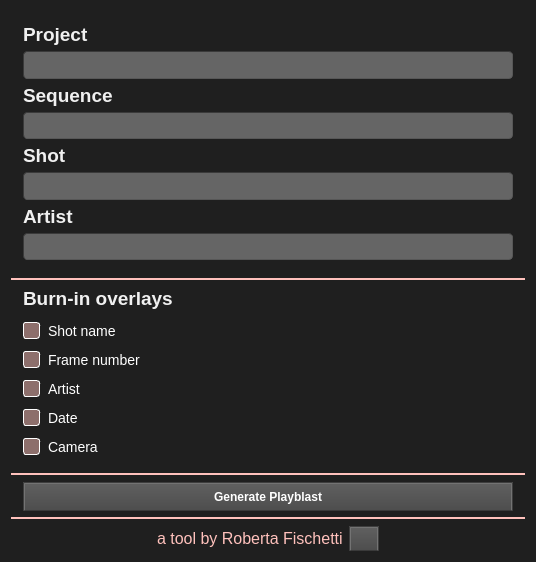
<?xml version="1.0" encoding="UTF-8"?>
<ui version="4.0">
 <class>wg_playblastManager</class>
 <widget class="QWidget" name="wg_playblastManager">
  <property name="geometry">
   <rect>
    <x>0</x>
    <y>0</y>
    <width>536</width>
    <height>562</height>
   </rect>
  </property>
  <property name="maximumSize">
   <size>
    <width>600</width>
    <height>600</height>
   </size>
  </property>
  <property name="font">
   <font>
    <family>Tahoma</family>
    <pointsize>13</pointsize>
   </font>
  </property>
  <property name="windowTitle">
   <string>Playblast Manager</string>
  </property>
  <property name="styleSheet">
   <string notr="true">/*
Dark Console Style Sheet for QT Applications
Author: Jaime A. Quiroga P.
Company: GTRONICK
Last updated: 24/05/2018, 17:12.
Available at: https://github.com/GTRONICK/QSS/blob/master/ConsoleStyle.qss
*/
QWidget {
	
	background-color: rgb(31, 31, 31);
	color: rgb(240, 240, 240);
	border-color: rgb(58, 58, 58);
}

QPlainTextEdit {
	background-color:rgb(0, 0, 0);
	color: rgb(200, 200, 200);
	selection-background-color: rgb(255, 153, 0);
	selection-color: rgb(0, 0, 0);
}

QTabWidget::pane {
    	border-top: 1px solid #000000;
}

QTabBar::tab {
 	background-color:rgb(0, 0, 0);
 	border-style: outset;
	border-width: 1px;
	border-right-color: qlineargradient(spread:pad, x1:0.4, y1:0.5, x2:0.6, y2:0.5, stop:0 rgba(115, 115, 115, 255), stop:1 rgba(62, 62, 62, 255));
	border-left-color: qlineargradient(spread:pad, x1:0.6, y1:0.5, x2:0.4, y2:0.5, stop:0 rgba(115, 115, 115, 255), stop:1 rgba(62, 62, 62, 255));
  border-bottom-color: rgb(58, 58, 58);
	border-bottom-width: 1px;
	border-top-width: 0px;
	border-style: solid;
	color: rgb(255, 153, 0);
	padding: 4px;
}

QTabBar::tab:selected, QTabBar::tab:hover {
   color: rgb(255, 255, 255);
   background-color:rgb(0, 0, 0);
   border-color:rgb(42, 42, 42);
   margin-left: 0px;
   margin-right: 0px;
   border-bottom-right-radius:4px;
   border-bottom-left-radius:4px;
}

QTabBar::tab:last:selected {
  background-color:rgb(0, 0, 0);
	border-color:rgb(42, 42, 42);
	margin-left: 0px;
  	margin-right: 0px;
	border-bottom-right-radius:4px;
	border-bottom-left-radius:4px;
}

QTabBar::tab:!selected {
   margin-bottom: 4px;
   border-bottom-right-radius:4px;
   border-bottom-left-radius:4px;
}

QPushButton{
	border-style: outset;
	border-width: 2px;
	border-top-color: qlineargradient(spread:pad, x1:0.5, y1:0.6, x2:0.5, y2:0.4, stop:0 rgba(115, 115, 115, 255), stop:1 rgba(62, 62, 62, 255));
	border-right-color: qlineargradient(spread:pad, x1:0.4, y1:0.5, x2:0.6, y2:0.5, stop:0 rgba(115, 115, 115, 255), stop:1 rgba(62, 62, 62, 255));
	border-left-color: qlineargradient(spread:pad, x1:0.6, y1:0.5, x2:0.4, y2:0.5, stop:0 rgba(115, 115, 115, 255), stop:1 rgba(62, 62, 62, 255));
	border-bottom-color: rgb(58, 58, 58);
	border-bottom-width: 1px;
	border-style: solid;
	color: rgb(255, 255, 255);
	padding: 6px;
	background-color: qlineargradient(spread:pad, x1:0.5, y1:1, x2:0.5, y2:0, stop:0 rgba(77, 77, 77, 255), stop:1 rgba(97, 97, 97, 255));
}

QPushButton:hover{
	border-style: outset;
	border-width: 2px;
	border-top-color: qlineargradient(spread:pad, x1:0.5, y1:0.6, x2:0.5, y2:0.4, stop:0 rgba(180, 180, 180, 255), stop:1 rgba(110, 110, 110, 255));
	border-right-color: qlineargradient(spread:pad, x1:0.4, y1:0.5, x2:0.6, y2:0.5, stop:0 rgba(180, 180, 180, 255), stop:1 rgba(110, 110, 110, 255));
	border-left-color: qlineargradient(spread:pad, x1:0.6, y1:0.5, x2:0.4, y2:0.5, stop:0 rgba(180, 180, 180, 255), stop:1 rgba(110, 110, 110, 255));
	border-bottom-color: rgb(115, 115, 115);
	border-bottom-width: 1px;
	border-style: solid;
	color: rgb(255, 255, 255);
	padding: 6px;
	background-color: qlineargradient(spread:pad, x1:0.5, y1:1, x2:0.5, y2:0, stop:0 rgba(107, 107, 107, 255), stop:1 rgba(157, 157, 157, 255));
}

QPushButton:pressed{
	border-style: outset;
	border-width: 2px;
	border-top-color: qlineargradient(spread:pad, x1:0.5, y1:0.6, x2:0.5, y2:0.4, stop:0 rgba(62, 62, 62, 255), stop:1 rgba(22, 22, 22, 255));
	border-right-color: qlineargradient(spread:pad, x1:0.4, y1:0.5, x2:0.6, y2:0.5, stop:0 rgba(115, 115, 115, 255), stop:1 rgba(62, 62, 62, 255));
	border-left-color: qlineargradient(spread:pad, x1:0.6, y1:0.5, x2:0.4, y2:0.5, stop:0 rgba(115, 115, 115, 255), stop:1 rgba(62, 62, 62, 255));
	border-bottom-color: rgb(58, 58, 58);
	border-bottom-width: 1px;
	border-style: solid;
	color: rgb(255, 255, 255);
	padding: 6px;
	background-color: qlineargradient(spread:pad, x1:0.5, y1:1, x2:0.5, y2:0, stop:0 rgba(77, 77, 77, 255), stop:1 rgba(97, 97, 97, 255));
}

QPushButton:disabled{
	border-style: outset;
	border-width: 2px;
	border-top-color: qlineargradient(spread:pad, x1:0.5, y1:0.6, x2:0.5, y2:0.4, stop:0 rgba(115, 115, 115, 255), stop:1 rgba(62, 62, 62, 255));
	border-right-color: qlineargradient(spread:pad, x1:0.4, y1:0.5, x2:0.6, y2:0.5, stop:0 rgba(115, 115, 115, 255), stop:1 rgba(62, 62, 62, 255));
	border-left-color: qlineargradient(spread:pad, x1:0.6, y1:0.5, x2:0.4, y2:0.5, stop:0 rgba(115, 115, 115, 255), stop:1 rgba(62, 62, 62, 255));
	border-bottom-color: rgb(58, 58, 58);
	border-bottom-width: 1px;
	border-style: solid;
	color: rgb(0, 0, 0);
	padding: 6px;
	background-color: qlineargradient(spread:pad, x1:0.5, y1:1, x2:0.5, y2:0, stop:0 rgba(57, 57, 57, 255), stop:1 rgba(77, 77, 77, 255));
}

QLineEdit {
	border-width: 1px; border-radius: 4px;
	border-color: rgb(58, 58, 58);
	border-style: inset;
	padding: 0 8px;
	color: rgb(255, 255, 255);
	background:rgb(101, 101, 101);
	selection-background-color: rgb(187, 187, 187);
	selection-color: rgb(60, 63, 65);
}

QProgressBar {
	text-align: center;
	color: rgb(255, 255, 255);
	border-width: 1px; 
	border-radius: 10px;
	border-color: rgb(58, 58, 58);
	border-style: inset;
}

QProgressBar::chunk {
	background-color: qlineargradient(spread:pad, x1:0.5, y1:0.7, x2:0.5, y2:0.3, stop:0 rgba(0, 200, 0, 255), stop:1 rgba(30, 230, 30, 255));
	border-radius: 10px;
}

QMenuBar {
	background:rgb(0, 0, 0);
	color: rgb(255, 153, 0);
}

QMenuBar::item {
  	spacing: 3px; 
	padding: 1px 4px;
  	background: transparent;
}

QMenuBar::item:selected { 
  	background:rgb(115, 115, 115);
}

QMenu {
	border-width: 2px; 
	border-radius: 10px;
	border-color: rgb(255, 153, 0);
	border-style: outset;
}

QMenu::item {
	spacing: 3px; 
	padding: 3px 15px;
}

QMenu::item:selected {
	spacing: 3px; 
	padding: 3px 15px;
	background:rgb(115, 115, 115);
	color:rgb(255, 255, 255);
	border-width: 1px; 
	border-radius: 10px;
	border-color: rgb(58, 58, 58);
	border-style: inset;
}

QCheckBox {
    spacing: 8px;
    color: white;
    font-size: 14px;
}

QCheckBox::indicator {
    width: 15px;
    height: 15px;
}

QCheckBox::indicator:unchecked {
	background-color: rgba(255, 193, 188, 125);
    border: 1px solid white;
    border-radius: 3px;
}
</string>
  </property>
  <layout class="QVBoxLayout" name="lay_playblastManager">
   <item>
    <layout class="QVBoxLayout" name="lay_naming">
     <property name="spacing">
      <number>5</number>
     </property>
     <property name="leftMargin">
      <number>12</number>
     </property>
     <property name="topMargin">
      <number>12</number>
     </property>
     <property name="rightMargin">
      <number>12</number>
     </property>
     <property name="bottomMargin">
      <number>12</number>
     </property>
     <item>
      <widget class="QLabel" name="lb_project">
       <property name="font">
        <font>
         <family>Tahoma</family>
         <pointsize>14</pointsize>
         <weight>75</weight>
         <bold>true</bold>
        </font>
       </property>
       <property name="text">
        <string>Project</string>
       </property>
      </widget>
     </item>
     <item>
      <widget class="QLineEdit" name="le_project">
       <property name="sizePolicy">
        <sizepolicy hsizetype="Expanding" vsizetype="Expanding">
         <horstretch>0</horstretch>
         <verstretch>0</verstretch>
        </sizepolicy>
       </property>
       <property name="font">
        <font>
         <family>Tahoma</family>
         <pointsize>14</pointsize>
        </font>
       </property>
      </widget>
     </item>
     <item>
      <widget class="QLabel" name="lb_sequence">
       <property name="font">
        <font>
         <family>Tahoma</family>
         <pointsize>14</pointsize>
         <weight>75</weight>
         <bold>true</bold>
        </font>
       </property>
       <property name="text">
        <string>Sequence</string>
       </property>
      </widget>
     </item>
     <item>
      <widget class="QLineEdit" name="le_sequence">
       <property name="sizePolicy">
        <sizepolicy hsizetype="Expanding" vsizetype="MinimumExpanding">
         <horstretch>0</horstretch>
         <verstretch>0</verstretch>
        </sizepolicy>
       </property>
       <property name="font">
        <font>
         <family>Tahoma</family>
         <pointsize>14</pointsize>
        </font>
       </property>
      </widget>
     </item>
     <item>
      <widget class="QLabel" name="lb_shot">
       <property name="font">
        <font>
         <family>Tahoma</family>
         <pointsize>14</pointsize>
         <weight>75</weight>
         <bold>true</bold>
        </font>
       </property>
       <property name="styleSheet">
        <string notr="true"/>
       </property>
       <property name="text">
        <string>Shot</string>
       </property>
      </widget>
     </item>
     <item>
      <widget class="QLineEdit" name="le_shot">
       <property name="sizePolicy">
        <sizepolicy hsizetype="Expanding" vsizetype="MinimumExpanding">
         <horstretch>0</horstretch>
         <verstretch>0</verstretch>
        </sizepolicy>
       </property>
       <property name="font">
        <font>
         <family>Tahoma</family>
         <pointsize>14</pointsize>
        </font>
       </property>
      </widget>
     </item>
     <item>
      <widget class="QLabel" name="lb_artist">
       <property name="font">
        <font>
         <family>Tahoma</family>
         <pointsize>14</pointsize>
         <weight>75</weight>
         <bold>true</bold>
        </font>
       </property>
       <property name="text">
        <string>Artist</string>
       </property>
      </widget>
     </item>
     <item>
      <widget class="QLineEdit" name="le_artist">
       <property name="sizePolicy">
        <sizepolicy hsizetype="Expanding" vsizetype="Expanding">
         <horstretch>0</horstretch>
         <verstretch>0</verstretch>
        </sizepolicy>
       </property>
       <property name="font">
        <font>
         <family>Tahoma</family>
         <pointsize>14</pointsize>
        </font>
       </property>
      </widget>
     </item>
    </layout>
   </item>
   <item>
    <widget class="Line" name="first_separator">
     <property name="styleSheet">
      <string notr="true">color: rgb(255, 193, 188);</string>
     </property>
     <property name="frameShadow">
      <enum>QFrame::Plain</enum>
     </property>
     <property name="lineWidth">
      <number>2</number>
     </property>
     <property name="orientation">
      <enum>Qt::Horizontal</enum>
     </property>
    </widget>
   </item>
   <item>
    <layout class="QVBoxLayout" name="lay_burnins">
     <property name="spacing">
      <number>12</number>
     </property>
     <property name="leftMargin">
      <number>12</number>
     </property>
     <property name="topMargin">
      <number>0</number>
     </property>
     <property name="rightMargin">
      <number>12</number>
     </property>
     <property name="bottomMargin">
      <number>12</number>
     </property>
     <item>
      <widget class="QLabel" name="burnin_fields">
       <property name="font">
        <font>
         <family>Tahoma</family>
         <pointsize>14</pointsize>
         <weight>75</weight>
         <bold>true</bold>
        </font>
       </property>
       <property name="text">
        <string>Burn-in overlays</string>
       </property>
       <property name="alignment">
        <set>Qt::AlignLeading|Qt::AlignLeft|Qt::AlignVCenter</set>
       </property>
       <property name="margin">
        <number>1</number>
       </property>
       <property name="indent">
        <number>-1</number>
       </property>
      </widget>
     </item>
     <item>
      <widget class="QCheckBox" name="cb_shotName">
       <property name="font">
        <font>
         <pointsize>-1</pointsize>
        </font>
       </property>
       <property name="styleSheet">
        <string notr="true"/>
       </property>
       <property name="text">
        <string>Shot name</string>
       </property>
      </widget>
     </item>
     <item>
      <widget class="QCheckBox" name="cb_frameNumber">
       <property name="font">
        <font>
         <pointsize>-1</pointsize>
        </font>
       </property>
       <property name="text">
        <string>Frame number</string>
       </property>
      </widget>
     </item>
     <item>
      <widget class="QCheckBox" name="cb_artist">
       <property name="font">
        <font>
         <pointsize>-1</pointsize>
        </font>
       </property>
       <property name="text">
        <string>Artist</string>
       </property>
      </widget>
     </item>
     <item>
      <widget class="QCheckBox" name="cb_date">
       <property name="font">
        <font>
         <pointsize>-1</pointsize>
        </font>
       </property>
       <property name="text">
        <string>Date</string>
       </property>
      </widget>
     </item>
     <item>
      <widget class="QCheckBox" name="cb_camera">
       <property name="font">
        <font>
         <pointsize>-1</pointsize>
        </font>
       </property>
       <property name="text">
        <string>Camera</string>
       </property>
      </widget>
     </item>
    </layout>
   </item>
   <item>
    <widget class="Line" name="second_separator">
     <property name="styleSheet">
      <string notr="true">color: rgb(255, 193, 188);</string>
     </property>
     <property name="frameShadow">
      <enum>QFrame::Plain</enum>
     </property>
     <property name="lineWidth">
      <number>2</number>
     </property>
     <property name="orientation">
      <enum>Qt::Horizontal</enum>
     </property>
    </widget>
   </item>
   <item>
    <layout class="QVBoxLayout" name="lay_generate">
     <property name="leftMargin">
      <number>12</number>
     </property>
     <property name="rightMargin">
      <number>12</number>
     </property>
     <property name="bottomMargin">
      <number>0</number>
     </property>
     <item>
      <widget class="QPushButton" name="btn_generatePlayblast">
       <property name="font">
        <font>
         <family>Tahoma</family>
         <weight>75</weight>
         <bold>true</bold>
        </font>
       </property>
       <property name="text">
        <string>Generate Playblast</string>
       </property>
      </widget>
     </item>
    </layout>
   </item>
   <item>
    <widget class="Line" name="third_separator">
     <property name="styleSheet">
      <string notr="true">color: rgb(255, 193, 188);</string>
     </property>
     <property name="frameShadow">
      <enum>QFrame::Plain</enum>
     </property>
     <property name="lineWidth">
      <number>2</number>
     </property>
     <property name="orientation">
      <enum>Qt::Horizontal</enum>
     </property>
    </widget>
   </item>
   <item>
    <layout class="QHBoxLayout" name="lay_footer">
     <item>
      <spacer name="horizontalSpaceleft">
       <property name="orientation">
        <enum>Qt::Horizontal</enum>
       </property>
       <property name="sizeHint" stdset="0">
        <size>
         <width>40</width>
         <height>20</height>
        </size>
       </property>
      </spacer>
     </item>
     <item>
      <widget class="QLabel" name="lb_developer">
       <property name="font">
        <font>
         <family>Tahoma</family>
         <pointsize>12</pointsize>
        </font>
       </property>
       <property name="styleSheet">
        <string notr="true">color: rgb(255, 193, 188);</string>
       </property>
       <property name="text">
        <string>a tool by Roberta Fischetti</string>
       </property>
       <property name="wordWrap">
        <bool>false</bool>
       </property>
      </widget>
     </item>
     <item>
      <widget class="QPushButton" name="btn_help">
       <property name="maximumSize">
        <size>
         <width>30</width>
         <height>25</height>
        </size>
       </property>
       <property name="text">
        <string/>
       </property>
       <property name="icon">
        <iconset resource="../playblast_manager_ui.qrc">
         <normaloff>:/playblast/images/btn_help.png</normaloff>:/playblast/images/btn_help.png</iconset>
       </property>
      </widget>
     </item>
     <item>
      <spacer name="horizontalSpacerright">
       <property name="orientation">
        <enum>Qt::Horizontal</enum>
       </property>
       <property name="sizeHint" stdset="0">
        <size>
         <width>40</width>
         <height>20</height>
        </size>
       </property>
      </spacer>
     </item>
    </layout>
   </item>
  </layout>
 </widget>
 <resources>
  <include location="../playblast_manager_ui.qrc"/>
 </resources>
 <connections/>
</ui>
